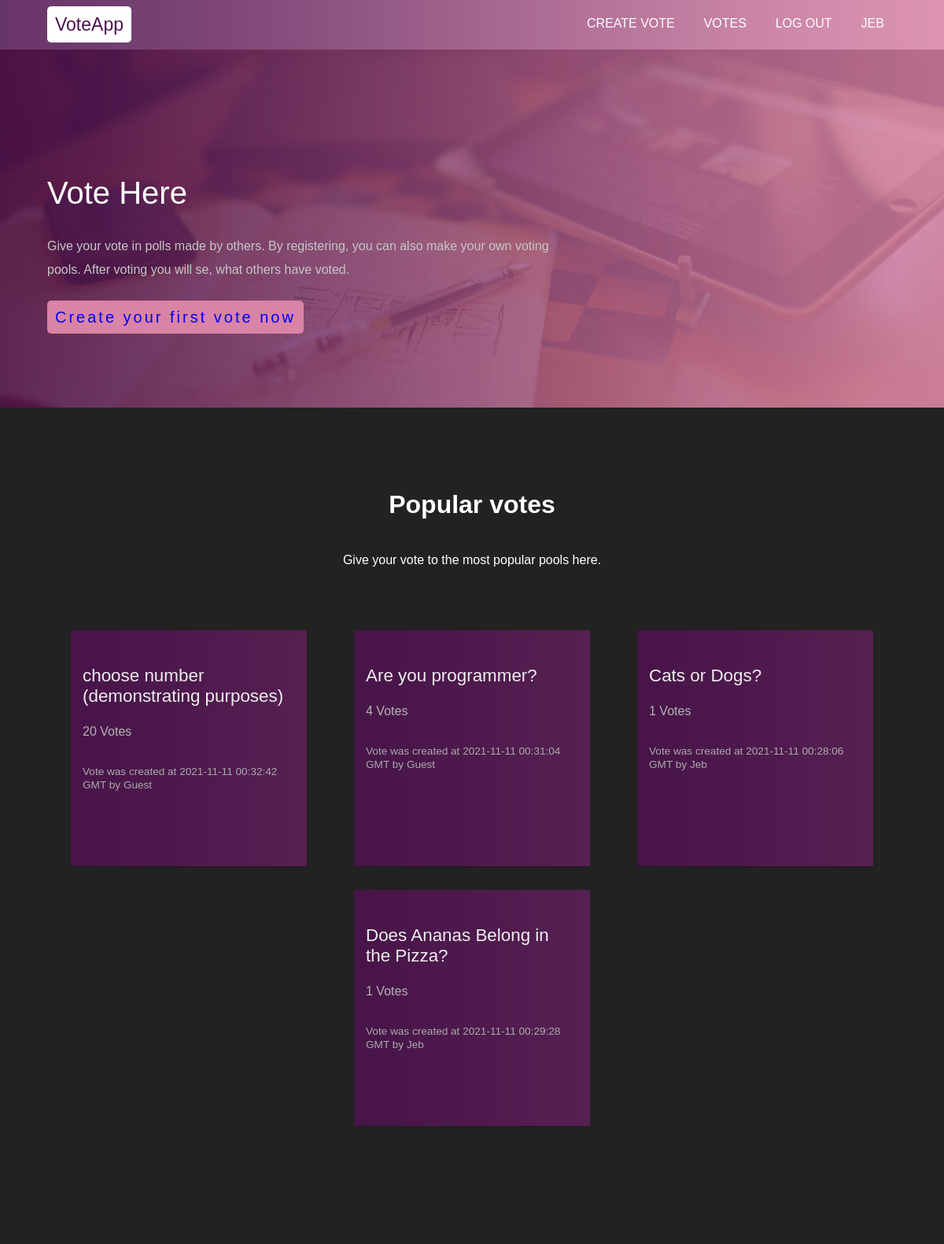
Screenshot of / (signed in) with the database file from the repository.
### models.py (models this page shows)
class User(db.Model, UserMixin):
    id = db.Column(db.Integer, primary_key=True)
    password = db.Column(db.String(128))
    username = db.Column(db.String(64), unique=True)
    votes = db.relationship('Vote', backref="user")

class Vote(db.Model):
    id = db.Column(db.Integer, primary_key=True)
    question = db.Column(db.String(100), default="Question Not Added")
    answers = db.Column(db.String(1000), default="[]")
    user_answers = db.Column(db.String(1000), default="[]")
    popularity = db.Column(db.Integer, default=0)
    date = db.Column(db.DateTime(timezone=True), default=func.now())
    creator = db.Column(db.Integer, db.ForeignKey('user.username'))
    auth_required = db.Column(db.Boolean, default=False)

### views.py (the view)
@views.route('/', methods=['GET'])
def home():
    user_agent = request.headers.get('User-Agent')
    if 'mobile' in user_agent.lower():
        flash('This website is not made for mobile. It should still work, just expect some zooming', category='error')
    vote_objects = Vote.query.all()
    most_popular = []
    for i in range(len(vote_objects)):
        most_popular.append((vote_objects[i], int(vote_objects[i].popularity)))
    most_popular_sortted = sorted(most_popular, key=lambda x: (int(x[1])), reverse=True)
    most_popular_limited = most_popular_sortted[0:10]
    if request.method == "GET":
        return render_template("index.html", vote=most_popular_limited)

### templates/index.html (shortened to what this page needs)
{% extends 'base.html' %}
{% block import_css %}
<link href="{{url_for('static', filename='css/card.css' )}}" rel="stylesheet">
{% endblock %}
{% block content %}
<div class="landing" id="icul">
  <div class="container-width" id="iert">
    <div class="lead-title" id="ias06">Vote Here
    </div>
    <div class="sub-lead-title">Give your vote in polls made by others. By registering, you can also make your own voting pools. After voting you will se, what others have voted.
    </div>
    <a class="lead-btn" href="/create">Create your first vote now
    </a>
    <br/>
  </div>
</div>
<section class="flex-sect" id="ivjox">
  <div class="container-width" id="i9dxq">
    <div class="flex-title" id="i4bn9">Popular votes</div>
    <br/>
    <div class="flex-desc" id="idtpb">Give your vote to the most popular pools here.</div>
    <div class="cards" id="iwudg">
      {% for i in range(vote|length) %}
      <a class="card-link" href="/votes/{{vote[i][0].id}}">
      <div class="card">
        <div class="card-header ch{{i+1}}" id="ic4pr">
        </div>
        <div class="card-body" id="i35j6">
          <div class="card-title" id="ipoe8" style="color:#eee;">{{vote[i][0].question}}<br/></div>
          <br>
          <div class="card-sub-title">{{vote[i][0].popularity}} Votes</div>
          <br>
          <div class="card-desc">Vote was created at {{vote[i][0].date}} GMT by {{vote[i][0].creator}}
          </div>
        </div>
      </div>
      </a>
      {% endfor %}
    </div>
  </div>
</section>
{% endblock %}

### templates/base.html (shortened to what this page needs)
<!DOCTYPE html>
<html lang="en">
<head>
    {% block import_css %}{% endblock %}
    <link href="{{url_for('static', filename='css/boostrap.css' )}}" rel="stylesheet">
    <link href="{{url_for('static', filename='css/index.css' )}}" rel="stylesheet">
</head>
<body>
    <header id="icul" class="header-banner">
      <div id="iert" class="container-width">
        <div class="logo-container">
          <a class="logo" href="/">VoteApp</a>
        </div>
        <nav class="menu" id="header-links-nav">
            <div>
              <a href="/create" title="Create vote" class="header-btn">CREATE VOTE</a>
              <a href="/votes" title="Votes" class="header-btn">VOTES</a>
              {% if current_user.is_authenticated %}
                <a href="/logout" title="Log out" class="header-btn">LOG OUT</a>
                <a href="/account" title="Account" class="header-btn">{{ current_user.username }}</a>
              {% else %}
                <a href="/sign-up" title="Sing Up" class="header-btn">SING UP</a>
                <a href="/login" title="Login" class="header-btn">LOGIN</a>
              {% endif %}
            </div>
        </nav>
      </div>
    </header>
    {% block content %}{% endblock %}
  </body>
</html>

### static/css/card.css (style rules this page uses)
.cards { padding:20px 0; display:flex; justify-content:space-around; flex-flow:wrap; }
.card-link { text-decoration:none; }
.card { background-image:url("/static/images/bg-gr-v.png"); background-size:scroll, scroll; height:300px; width:300px; margin-bottom:30px; box-shadow:0 1px 2px 0 rgba(0, 0, 0, 0.2); border-radius:2px; transition:all 0.5s ease; font-weight:100; overflow:hidden; }
.card-header { height:30px; background-size:cover; background-position:center center; }
.card-header.ch1 { background-image:url("https://placehold.it/350x250/78c5d6/fff/image1.jpg"); }
.card-header.ch2 { background-image:url("https://placehold.it/350x250/459ba8/fff/image2.jpg"); }
.card-header.ch3 { background-image:url("https://placehold.it/350x250/79c267/fff/image3.jpg"); }
.card-header.ch4 { background-image:url("https://placehold.it/350x250/c5d647/fff/image4.jpg"); }
.card-body { padding:15px 15px 5px 15px; color:#aaa; }
.card-title { font-size:1.4em; margin-bottom:5px; }
.card-sub-title { color:#b3b3b3; font-size:1em; margin-bottom:15px; }
.card-desc { font-size:0.85rem; line-height:17px; }

### static/css/index.css (style rules this page uses)
* { box-sizing: border-box; }
body { margin: 0; }
.header-banner { position: fixed; padding:10px 0 10px 0; font-family:Helvetica, serif; background-image:url("/static/images/bg-gr-v.png"); background-size:contain, cover; }
.landing { padding-top:10px; padding-bottom:100px; color:#ffffff; font-family:Helvetica, serif; font-weight:100; background-image:url("/static/images/bg-gr-v.png"), url("/static/images/work-desk.jpg"); background-attachment:scroll, scroll; background-position:left top, center center; background-repeat:repeat-y, no-repeat; background-size:contain, cover; }
.logo-container { padding:0.6% 0 0.6% 0; float:left; width:50%; }
.logo { background-color:#fff; border-radius:5px; width:130px; padding:10px; min-height:30px; text-align:center; line-height:30px; color:#4d114f; font-size:23px; text-decoration:none; }
.menu { float:right; width:50%; }
.lead-title { margin:150px 0 30px 0; font-size:40px; }
.sub-lead-title { max-width:650px; line-height:30px; margin-bottom:30px; color:#c6c6c6; }
.lead-btn { margin-top:15px; padding:10px; width:190px; min-height:30px; font-size:20px; text-align:center; letter-spacing:3px; line-height:30px; background-color:#d983a6; border-radius:5px; cursor:pointer; text-decoration:none; }
.flex-sect { background-color:#fafafa; padding:100px 0; font-family:Helvetica, serif; }
.flex-title { margin-bottom:15px; font-size:2em; text-align:center; font-weight:700; color:#555; padding:5px; }
.flex-desc { margin-bottom:55px; font-size:1em; color:rgba(0, 0, 0, 0.5); text-align:center; padding:5px; }
#i4bn9 { color:#ffffff; }
#idtpb { color:#ffffff; }
#ivjox { background-image:linear-gradient(#222222,#222222); background-repeat:repeat; background-position:left top; background-attachment:scroll; background-size:auto; }
#ic4pr { background-image:none; background-repeat:repeat; background-position:left top; background-attachment:scroll; background-size:auto; }
.container-width { width:90%; max-width:95%; margin:0 auto; }
#icul { bottom:200%; position:static; display:block; }
#header-links-nav { text-align:right; padding:1% 0 1% 0; }
.header-btn { text-transform: uppercase; color:#ffffff; text-decoration:none; margin:0 3% 0 3%; }

### rows the page displays
User: username "JEB"
Vote: question "choose number (demonstrating purposes)", popularity "20", date "2021-11-11 00:32:42", creator "Guest"
Vote: question "Are you programmer?", popularity "4", date "2021-11-11 00:31:04", creator "Guest"
Vote: question "Cats or Dogs?", popularity "1", date "2021-11-11 00:28:06", creator "Jeb"
Vote: question "Does Ananas Belong in the Pizza?", popularity "1", date "2021-11-11 00:29:28", creator "Jeb"
